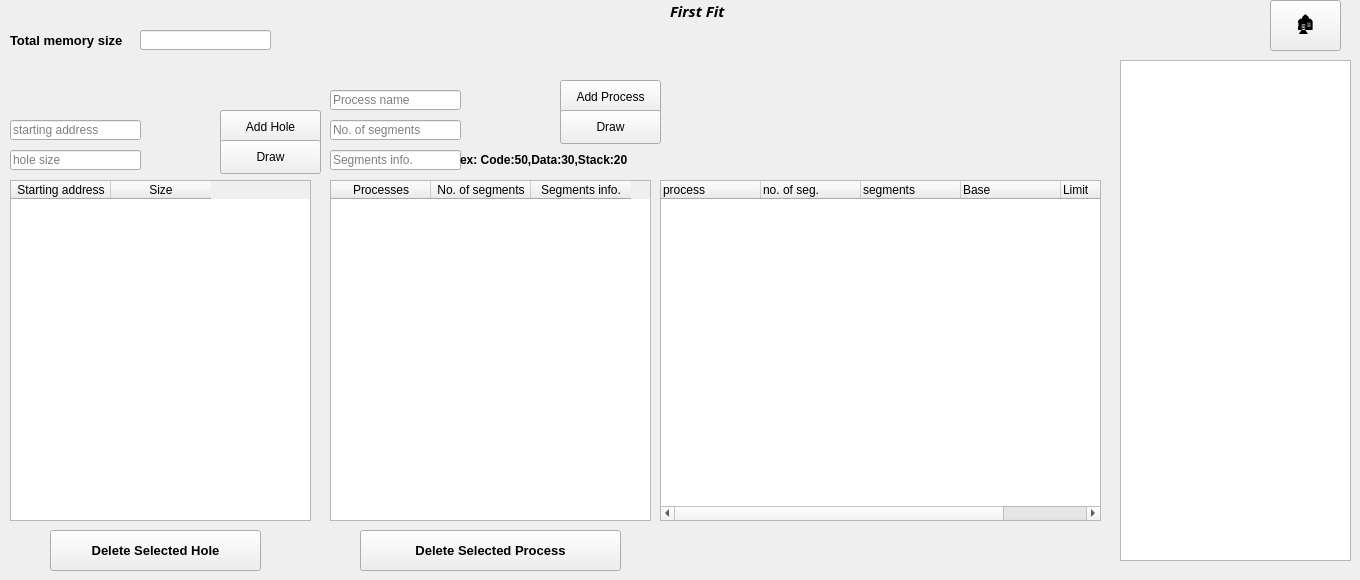
    <widget class="QWidget" name="tab_2">
     <attribute name="title">
      <string>first fit</string>
     </attribute>
     <widget class="QLineEdit" name="lineEdit_8">
      <property name="geometry">
       <rect>
        <x>10</x>
        <y>120</y>
        <width>131</width>
        <height>20</height>
       </rect>
      </property>
      <property name="font">
       <font>
        <pointsize>9</pointsize>
       </font>
      </property>
      <property name="placeholderText">
       <string>starting address</string>
      </property>
     </widget>
     <widget class="QGraphicsView" name="graphicsView_3">
      <property name="geometry">
       <rect>
        <x>1120</x>
        <y>60</y>
        <width>231</width>
        <height>501</height>
       </rect>
      </property>
      <property name="styleSheet">
       <string notr="true"/>
      </property>
     </widget>
     <widget class="QPushButton" name="pushButton_7">
      <property name="geometry">
       <rect>
        <x>220</x>
        <y>110</y>
        <width>101</width>
        <height>34</height>
       </rect>
      </property>
      <property name="text">
       <string>Add Hole</string>
      </property>
     </widget>
     <widget class="QLineEdit" name="lineEdit_10">
      <property name="geometry">
       <rect>
        <x>140</x>
        <y>30</y>
        <width>131</width>
        <height>20</height>
       </rect>
      </property>
      <property name="font">
       <font>
        <pointsize>9</pointsize>
       </font>
      </property>
     </widget>
     <widget class="QPushButton" name="pushButton_8">
      <property name="geometry">
       <rect>
        <x>560</x>
        <y>80</y>
        <width>101</width>
        <height>34</height>
       </rect>
      </property>
      <property name="text">
       <string>Add Process</string>
      </property>
     </widget>
     <widget class="QTableWidget" name="tableWidget_5">
      <property name="geometry">
       <rect>
        <x>10</x>
        <y>180</y>
        <width>301</width>
        <height>341</height>
       </rect>
      </property>
      <property name="sizeIncrement">
       <size>
        <width>0</width>
        <height>0</height>
       </size>
      </property>
      <property name="mouseTracking">
       <bool>false</bool>
      </property>
      <property name="tabletTracking">
       <bool>false</bool>
      </property>
      <property name="acceptDrops">
       <bool>false</bool>
      </property>
      <property name="autoFillBackground">
       <bool>false</bool>
      </property>
      <property name="showGrid">
       <bool>true</bool>
      </property>
      <property name="rowCount">
       <number>0</number>
      </property>
      <column>
       <property name="text">
        <string>Starting address</string>
       </property>
      </column>
      <column>
       <property name="text">
        <string>Size</string>
       </property>
      </column>
     </widget>
     <widget class="QLabel" name="label_6">
      <property name="geometry">
       <rect>
        <x>10</x>
        <y>30</y>
        <width>131</width>
        <height>20</height>
       </rect>
      </property>
      <property name="font">
       <font>
        <pointsize>10</pointsize>
        <weight>75</weight>
        <bold>true</bold>
       </font>
      </property>
      <property name="text">
       <string>Total memory size</string>
      </property>
     </widget>
     <widget class="QTableWidget" name="tableWidget_6">
      <property name="geometry">
       <rect>
        <x>330</x>
        <y>180</y>
        <width>321</width>
        <height>341</height>
       </rect>
      </property>
      <property name="rowCount">
       <number>0</number>
      </property>
      <column>
       <property name="text">
        <string>Processes</string>
       </property>
      </column>
      <column>
       <property name="text">
        <string>No. of segments</string>
       </property>
      </column>
      <column>
       <property name="text">
        <string>Segments info.</string>
       </property>
      </column>
     </widget>
     <widget class="QLineEdit" name="lineEdit_11">
      <property name="geometry">
       <rect>
        <x>10</x>
        <y>150</y>
        <width>131</width>
        <height>20</height>
       </rect>
      </property>
      <property name="font">
       <font>
        <pointsize>9</pointsize>
       </font>
      </property>
      <property name="text">
       <string/>
      </property>
      <property name="placeholderText">
       <string>hole size</string>
      </property>
     </widget>
     <widget class="QLineEdit" name="lineEdit_12">
      <property name="geometry">
       <rect>
        <x>330</x>
        <y>120</y>
        <width>131</width>
        <height>20</height>
       </rect>
      </property>
      <property name="font">
       <font>
        <pointsize>9</pointsize>
       </font>
      </property>
      <property name="placeholderText">
       <string>No. of segments</string>
      </property>
     </widget>
     <widget class="QLineEdit" name="lineEdit_13">
      <property name="geometry">
       <rect>
        <x>330</x>
        <y>150</y>
        <width>131</width>
        <height>20</height>
       </rect>
      </property>
      <property name="font">
       <font>
        <pointsize>9</pointsize>
       </font>
      </property>
      <property name="text">
       <string/>
      </property>
      <property name="placeholderText">
       <string>Segments info.</string>
      </property>
     </widget>
     <widget class="QLineEdit" name="lineEdit_14">
      <property name="geometry">
       <rect>
        <x>330</x>
        <y>90</y>
        <width>131</width>
        <height>20</height>
       </rect>
      </property>
      <property name="font">
       <font>
        <pointsize>9</pointsize>
       </font>
      </property>
      <property name="frame">
       <bool>true</bool>
      </property>
      <property name="placeholderText">
       <string>Process name</string>
      </property>
     </widget>
     <widget class="QLabel" name="label_2">
      <property name="geometry">
       <rect>
        <x>460</x>
        <y>150</y>
        <width>191</width>
        <height>20</height>
       </rect>
      </property>
      <property name="font">
       <font>
        <pointsize>9</pointsize>
        <weight>75</weight>
        <bold>true</bold>
       </font>
      </property>
      <property name="text">
       <string>ex: Code:50,Data:30,Stack:20</string>
      </property>
     </widget>
     <widget class="QPushButton" name="pushButton_11">
      <property name="geometry">
       <rect>
        <x>220</x>
        <y>140</y>
        <width>101</width>
        <height>34</height>
       </rect>
      </property>
      <property name="text">
       <string>Draw</string>
      </property>
     </widget>
     <widget class="QPushButton" name="pushButton_13">
      <property name="geometry">
       <rect>
        <x>560</x>
        <y>110</y>
        <width>101</width>
        <height>34</height>
       </rect>
      </property>
      <property name="text">
       <string>Draw</string>
      </property>
     </widget>
     <widget class="QTableWidget" name="tableWidget_9">
      <property name="geometry">
       <rect>
        <x>660</x>
        <y>180</y>
        <width>441</width>
        <height>341</height>
       </rect>
      </property>
      <property name="sizePolicy">
       <sizepolicy hsizetype="Expanding" vsizetype="Expanding">
        <horstretch>0</horstretch>
        <verstretch>0</verstretch>
       </sizepolicy>
      </property>
      <property name="sizeIncrement">
       <size>
        <width>0</width>
        <height>0</height>
       </size>
      </property>
      <property name="frameShape">
       <enum>QFrame::StyledPanel</enum>
      </property>
      <property name="midLineWidth">
       <number>0</number>
      </property>
      <property name="sizeAdjustPolicy">
       <enum>QAbstractScrollArea::AdjustToContents</enum>
      </property>
      <property name="autoScrollMargin">
       <number>16</number>
      </property>
      <property name="rowCount">
       <number>0</number>
      </property>
      <column>
       <property name="text">
        <string>process</string>
       </property>
       <property name="textAlignment">
        <set>AlignJustify|AlignVCenter</set>
       </property>
      </column>
      <column>
       <property name="text">
        <string>no. of seg.</string>
       </property>
       <property name="textAlignment">
        <set>AlignJustify|AlignVCenter</set>
       </property>
      </column>
      <column>
       <property name="text">
        <string>segments</string>
       </property>
       <property name="textAlignment">
        <set>AlignJustify|AlignVCenter</set>
       </property>
      </column>
      <column>
       <property name="text">
        <string>Base</string>
       </property>
       <property name="textAlignment">
        <set>AlignJustify|AlignVCenter</set>
       </property>
      </column>
      <column>
       <property name="text">
        <string>Limit</string>
       </property>
       <property name="textAlignment">
        <set>AlignJustify|AlignVCenter</set>
       </property>
      </column>
     </widget>
     <widget class="QPushButton" name="pushButton_14">
      <property name="geometry">
       <rect>
        <x>50</x>
        <y>530</y>
        <width>211</width>
        <height>41</height>
       </rect>
      </property>
      <property name="font">
       <font>
        <pointsize>10</pointsize>
        <weight>75</weight>
        <bold>true</bold>
       </font>
      </property>
      <property name="text">
       <string>Delete Selected Hole</string>
      </property>
     </widget>
     <widget class="QPushButton" name="pushButton_15">
      <property name="geometry">
       <rect>
        <x>1270</x>
        <y>0</y>
        <width>71</width>
        <height>51</height>
       </rect>
      </property>
      <property name="font">
       <font>
        <pointsize>14</pointsize>
        <weight>50</weight>
        <bold>false</bold>
       </font>
      </property>
      <property name="text">
       <string>🏚</string>
      </property>
     </widget>
     <widget class="QPushButton" name="pushButton_16">
      <property name="geometry">
       <rect>
        <x>360</x>
        <y>530</y>
        <width>261</width>
        <height>41</height>
       </rect>
      </property>
      <property name="font">
       <font>
        <pointsize>10</pointsize>
        <weight>75</weight>
        <bold>true</bold>
       </font>
      </property>
      <property name="text">
       <string>Delete Selected Process</string>
      </property>
     </widget>
     <widget class="QLabel" name="label_4">
      <property name="geometry">
       <rect>
        <x>670</x>
        <y>0</y>
        <width>81</width>
        <height>21</height>
       </rect>
      </property>
      <property name="font">
       <font>
        <family>Nirmala UI Semilight</family>
        <pointsize>11</pointsize>
        <weight>75</weight>
        <italic>true</italic>
        <bold>true</bold>
       </font>
      </property>
      <property name="text">
       <string>First Fit</string>
      </property>
     </widget>
    </widget>
